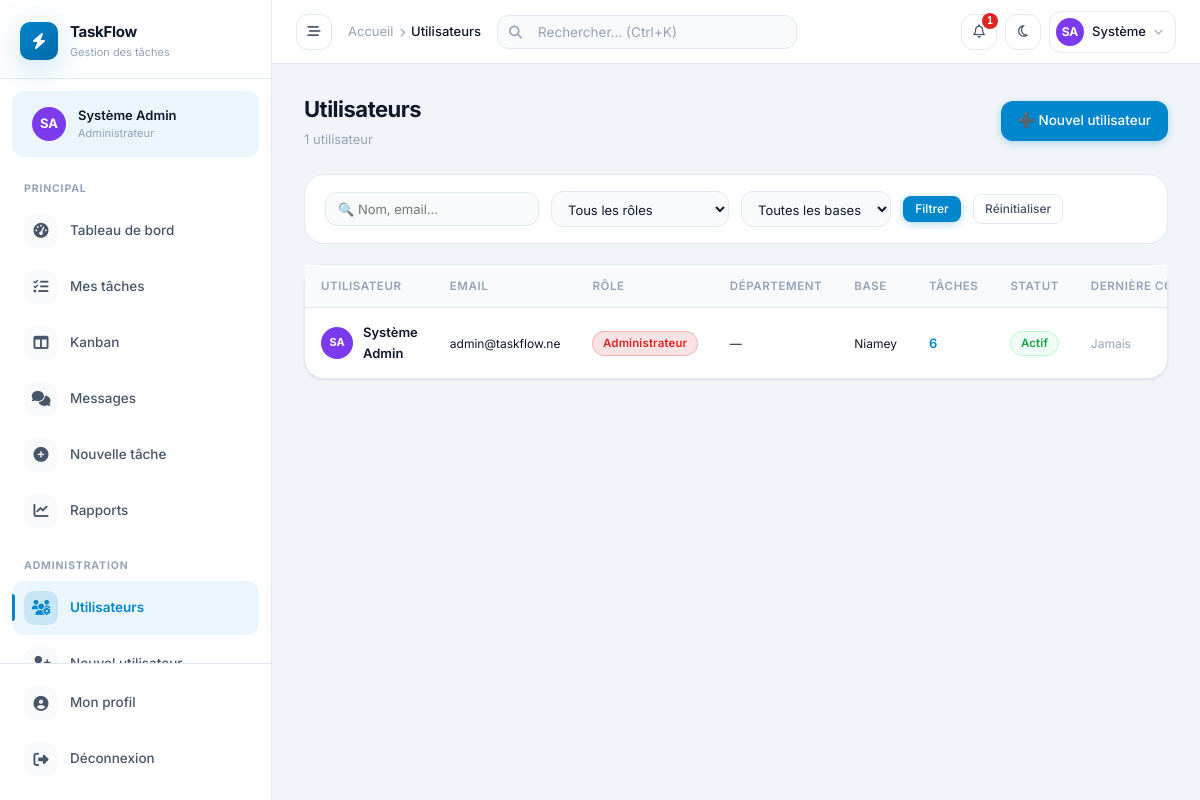
Screenshot of /pages/users/list.php (signed in) with the database file from the repository.
### tables this page shows
CREATE TABLE IF NOT EXISTS `users` (
  `id`           INT UNSIGNED AUTO_INCREMENT PRIMARY KEY,
  `nom`          VARCHAR(100) NOT NULL,
  `prenom`       VARCHAR(100) NOT NULL,
  `email`         VARCHAR(200) NOT NULL UNIQUE,
  `notify_email`  TINYINT(1) NOT NULL DEFAULT 1 COMMENT '1 = recevoir les notifications par e-mail',
  `password`      VARCHAR(255) NOT NULL,
  `role`         ENUM('employe','superviseur','chef_dept','cheffe_mission','admin') DEFAULT 'employe',
  `departement_id` INT UNSIGNED DEFAULT NULL,
  `base_id`      INT UNSIGNED DEFAULT NULL,
  `photo`        VARCHAR(255) DEFAULT NULL,
  `telephone`    VARCHAR(30) DEFAULT NULL,
  `poste`        VARCHAR(150) DEFAULT NULL,
  `actif`        TINYINT(1) DEFAULT 1,
  `last_login`   DATETIME DEFAULT NULL,
  `created_at`   TIMESTAMP DEFAULT CURRENT_TIMESTAMP,
  `updated_at`   TIMESTAMP DEFAULT CURRENT_TIMESTAMP ON UPDATE CURRENT_TIMESTAMP,
  FOREIGN KEY (`departement_id`) REFERENCES `departements`(`id`) ON DELETE SET NULL,
  FOREIGN KEY (`base_id`) REFERENCES `bases`(`id`) ON DELETE SET NULL
);

CREATE TABLE IF NOT EXISTS `bases` (
  `id`         INT UNSIGNED AUTO_INCREMENT PRIMARY KEY,
  `nom`        VARCHAR(100) NOT NULL,
  `code`       VARCHAR(20)  NOT NULL UNIQUE,
  `region`     VARCHAR(100),
  `actif`      TINYINT(1) DEFAULT 1,
  `created_at` TIMESTAMP DEFAULT CURRENT_TIMESTAMP
);

### includes/auth.php (called while the page is built, shortened)
<?php
function isLoggedIn(): bool {
    return true;
}
function currentUser(): ?array {
    static $user = null;
    if ($user === null) {
        $pdo  = getDB();
        $stmt = $pdo->prepare("SELECT u.*, d.nom AS dept_nom, b.nom AS base_nom
            FROM users u
            LEFT JOIN departements d ON d.id = u.departement_id
            LEFT JOIN bases b ON b.id = u.base_id
            WHERE u.id = ? AND u.actif = 1");
        $stmt->execute([$_SESSION['user_id']]);
        $user = $stmt->fetch() ?: null;
    }
    return $user;
}
function hasRole(string ...$roles): bool {
    $user = currentUser();
    return $user && in_array($user['role'], $roles);
}
function isAdmin(): bool           { return hasRole('admin'); }
function isChefDept(): bool        { return hasRole('admin','cheffe_mission','chef_dept'); }
function isSuperviseur(): bool     { return hasRole('admin','cheffe_mission','chef_dept','superviseur'); }
function sanitize(string $str): string {
    return htmlspecialchars(trim($str), ENT_QUOTES, 'UTF-8');
}

### includes/layout_init.php (called while the page is built, shortened)
<?php
require_once __DIR__ . '/auth.php';
require_once __DIR__ . '/functions.php';
$currentUser    = currentUser();
$notifCount     = getUnreadNotificationsCount($currentUser['id']);

### includes/functions.php (called while the page is built, shortened)
<?php
function getUserColor(int $id): string {
    $colors = ['#0086CD', '#7C3AED', '#059669', '#D97706', '#DC2626', '#0891B2', '#BE185D'];
    return $colors[$id % count($colors)];
}
function getUnreadNotificationsCount(int $userId): int {
    $pdo  = getDB();
    $stmt = $pdo->prepare("SELECT COUNT(*) FROM notifications WHERE user_id=? AND lu=0");
    $stmt->execute([$userId]);
    return (int)$stmt->fetchColumn();
}

### pages/users/list.php (the view, shortened to what this page needs)
<?php
$breadcrumbs = [
  ['label'=>'Accueil','url'=>APP_URL.'/index.php'],
  ['label'=>'Utilisateurs','url'=>''],
];
require_once __DIR__ . '/../../includes/header.php';
$pdo = getDB();
$filterQ    = trim($_GET['q'] ?? '');
$where = ['1=1']; $params = [];
$page  = max(1, (int)($_GET['page'] ?? 1));
$cStmt = $pdo->prepare("SELECT COUNT(*) FROM users u WHERE ".implode(' AND ',$where));
$cStmt->execute($params);
$total = (int)$cStmt->fetchColumn();
$pag   = paginate($total, $page);
$stmt = $pdo->prepare("SELECT u.*,d.nom AS dept_nom,b.nom AS base_nom,
    (SELECT COUNT(*) FROM taches_assignees ta WHERE ta.user_id=u.id) AS nb_taches
    FROM users u
    LEFT JOIN departements d ON d.id=u.departement_id
    LEFT JOIN bases b ON b.id=u.base_id
    WHERE ".implode(' AND ',$where)."
    ORDER BY u.nom ASC LIMIT ? OFFSET ?");
$stmt->execute(array_merge($params, [$pag['per_page'], $pag['offset']]));
$users = $stmt->fetchAll();
?>
<div class="page-header">
  <div>
    <div class="page-title">Utilisateurs</div>
    <div class="page-subtitle"><?= $total ?> utilisateur<?= $total>1?'s':'' ?></div>
  </div>
  <a href="<?= APP_URL ?>/pages/users/create.php" class="btn btn-primary">➕ Nouvel utilisateur</a>
</div>
<div class="filter-bar">
  <input type="text" id="searchInput" placeholder="🔍 Nom, email..." value="<?= sanitize($filterQ) ?>" style="min-width:200px">
  <select id="filterRole">
    <option value="">Tous les rôles</option>
  </select>
  <select id="filterBase">
    <option value="">Toutes les bases</option>
  </select>
  <button onclick="applyFilters()" class="btn btn-primary btn-sm">Filtrer</button>
  <a href="?" class="btn btn-secondary btn-sm">Réinitialiser</a>
</div>
<div class="card">
  <div class="table-wrapper">
    <table>
      <thead>
        <tr>
          <th>Utilisateur</th>
          <th>Email</th>
          <th>Rôle</th>
          <th>Département</th>
          <th>Base</th>
          <th>Tâches</th>
          <th>Statut</th>
          <th>Dernière connexion</th>
        </tr>
      </thead>
      <tbody>
        <?php foreach ($users as $u): ?>
        <tr>
          <td>
            <div style="display:flex;align-items:center;gap:10px">
              <div class="user-avatar" style="background:<?= getUserColor($u['id']) ?>;width:32px;height:32px;font-size:11px;flex-shrink:0">
                <?php if (!empty($u['photo'])): ?>
                  <img src="<?= APP_URL ?>/uploads/photos/<?= sanitize($u['photo']) ?>" alt="">
                <?php else: ?>
                  <?= strtoupper(substr($u['prenom'],0,1).substr($u['nom'],0,1)) ?>
                <?php endif; ?>
              </div>
              <div>
                <div style="font-weight:600;font-size:13px"><?= sanitize($u['prenom'].' '.$u['nom']) ?></div>
              </div>
            </div>
          </td>
          <td style="font-size:12px"><?= sanitize($u['email']) ?></td>
          <td>
            <?php
            $roleColors = ['employe'=>'#6B7280','superviseur'=>'#2563EB','chef_dept'=>'#7C3AED','cheffe_mission'=>'#D97706','admin'=>'#DC2626'];
            $rc = $roleColors[$u['role']] ?? '#6B7280';
            ?>
            <span class="badge" style="background:<?= $rc ?>20;color:<?= $rc ?>;border:1px solid <?= $rc ?>40">
              <?= ROLES[$u['role']] ?? $u['role'] ?>
            </span>
          </td>
          <td style="font-size:12px"><?= sanitize($u['dept_nom'] ?? '—') ?></td>
          <td style="font-size:12px"><?= sanitize($u['base_nom'] ?? '—') ?></td>
          <td>
            <span style="font-weight:600;color:var(--primary)"><?= (int)$u['nb_taches'] ?></span>
          </td>
          <td>
            <?php if ($u['actif']): ?>
              <span class="badge" style="background:#F0FDF4;color:#16A34A;border:1px solid #BBF7D0">Actif</span>
            <?php else: ?>
              <span class="badge" style="background:#FEF2F2;color:#DC2626;border:1px solid #FECACA">Inactif</span>
            <?php endif; ?>
          </td>
          <td style="font-size:12px;color:var(--text3)">
            <?= !empty($u['last_login']) ? formatDateTime($u['last_login']) : 'Jamais' ?>
          </td>
        </tr>
        <?php endforeach; ?>
      </tbody>
    </table>
  </div>
</div>
<?php require_once __DIR__ . '/../../includes/footer.php'; ?>

### includes/header.php (shortened to what this page needs)
<?php
if (!defined('TASKFLOW_BOOTSTRAPPED')) {
    require_once __DIR__ . '/layout_init.php';
}
$pageTitle = $pageTitle ?? APP_NAME;
$initials  = strtoupper(substr($currentUser['prenom'], 0, 1) . substr($currentUser['nom'], 0, 1));
$path      = $_SERVER['PHP_SELF'] ?? '';
?>
<!DOCTYPE html>
<html lang="fr">
<head>
<link rel="stylesheet" href="<?= APP_URL ?>/assets/css/inter.css">
<link rel="stylesheet" href="<?= APP_URL ?>/assets/css/fontawesome.min.css">
<link rel="stylesheet" href="<?= APP_URL ?>/assets/css/style.css">
<link rel="stylesheet" href="https://cdn.jsdelivr.net/npm/flatpickr/dist/flatpickr.min.css">
</head>
<body>
<div class="app-layout">
<aside class="app-sidebar" id="appSidebar">
  <div class="sidebar-brand">
    <div class="brand-icon">
      <i class="fa-solid fa-bolt"></i>
    </div>
    <div class="brand-text">
      <div class="brand-name"><?= APP_NAME ?></div>
      <div class="brand-tagline">Gestion des tâches</div>
    </div>
  </div>
  <div class="sidebar-user">
    <div class="user-avatar" style="background:<?= getUserColor($currentUser['id']) ?>">
      <?php if (!empty($currentUser['photo'])): ?>
        <img src="<?= APP_URL.'/uploads/photos/'.sanitize($currentUser['photo']) ?>" alt="">
      <?php else: ?>
        <?= $initials ?>
      <?php endif; ?>
    </div>
    <div class="user-info">
      <span class="user-name"><?= sanitize($currentUser['prenom'].' '.$currentUser['nom']) ?></span>
      <span class="user-role"><?= ROLES[$currentUser['role']] ?? $currentUser['role'] ?></span>
    </div>
  </div>
  <nav class="sidebar-nav">
    <div class="nav-section">Principal</div>
    <a href="<?= APP_URL ?>/index.php"
       class="nav-link <?= basename($path)==='index.php' ? 'active' : '' ?>">
      <span class="nav-icon"><i class="fa-solid fa-gauge-high"></i></span>
      <span class="nav-label">Tableau de bord</span>
    </a>
    <a href="<?= APP_URL ?>/pages/tasks/list.php"
       class="nav-link <?= strpos($path,'tasks/list')!==false ? 'active' : '' ?>">
      <span class="nav-icon"><i class="fa-solid fa-list-check"></i></span>
      <span class="nav-label">Mes tâches</span>
    </a>
    <a href="<?= APP_URL ?>/pages/tasks/kanban.php"
       class="nav-link <?= strpos($path,'tasks/kanban')!==false ? 'active' : '' ?>">
      <span class="nav-icon"><i class="fa-solid fa-table-columns"></i></span>
      <span class="nav-label">Kanban</span>
    </a>
    <a href="<?= APP_URL ?>/pages/messages/index.php"
       class="nav-link <?= strpos($path,'messages/')!==false ? 'active' : '' ?>">
      <span class="nav-icon"><i class="fa-solid fa-comments"></i></span>
      <span class="nav-label">Messages</span>
    </a>
    <?php if (isSuperviseur()): ?>
    <a href="<?= APP_URL ?>/pages/tasks/create.php"
       class="nav-link <?= strpos($path,'tasks/create')!==false ? 'active' : '' ?>">
      <span class="nav-icon"><i class="fa-solid fa-circle-plus"></i></span>
      <span class="nav-label">Nouvelle tâche</span>
    </a>
    <?php endif; ?>
    <?php if (isChefDept()): ?>
    <a href="<?= APP_URL ?>/pages/reports/index.php"
       class="nav-link <?= strpos($path,'reports')!==false ? 'active' : '' ?>">
      <span class="nav-icon"><i class="fa-solid fa-chart-line"></i></span>
      <span class="nav-label">Rapports</span>
    </a>
    <?php endif; ?>
    <?php if (isAdmin()): ?>
    <div class="nav-section" style="margin-top:0.5rem">Administration</div>
    <a href="<?= APP_URL ?>/pages/users/list.php"
       class="nav-link <?= strpos($path,'users/list')!==false ? 'active' : '' ?>">
      <span class="nav-icon"><i class="fa-solid fa-users-gear"></i></span>
      <span class="nav-label">Utilisateurs</span>
    </a>
    <a href="<?= APP_URL ?>/pages/users/create.php"
       class="nav-link <?= strpos($path,'users/create')!==false ? 'active' : '' ?>">
      <span class="nav-icon"><i class="fa-solid fa-user-plus"></i></span>
      <span class="nav-label">Nouvel utilisateur</span>
    </a>
    <?php endif; ?>
  </nav>
  <div class="sidebar-footer">
    <a href="<?= APP_URL ?>/pages/users/profile.php"
       class="nav-link <?= strpos($path,'users/profile')!==false ? 'active' : '' ?>"
       style="border-radius:var(--radius);margin-bottom:0">
      <span class="nav-icon"><i class="fa-solid fa-circle-user"></i></span>
      <span>Mon profil</span>
    </a>
    <a href="<?= APP_URL ?>/logout.php"
       class="nav-link danger"
       style="border-radius:var(--radius)">
      <span class="nav-icon"><i class="fa-solid fa-right-from-bracket"></i></span>
      <span>Déconnexion</span>
    </a>
  </div>
</aside>
<div class="app-main">
  <header class="app-topbar">
    <button type="button" class="topbar-toggle" onclick="Sidebar.toggle()" title="Réduire le menu" aria-label="Ouvrir ou réduire le menu latéral">
      <i class="fa-solid fa-bars-staggered" aria-hidden="true"></i>
    </button>
    <nav class="breadcrumb">
      <?php if (!empty($breadcrumbs)): ?>
        <?php foreach ($breadcrumbs as $i => $bc): ?>
          <?php if ($i < count($breadcrumbs)-1): ?>
            <a href="<?= sanitize($bc['url']) ?>"><?= sanitize($bc['label']) ?></a>
            <span class="bc-sep"><i class="fa-solid fa-chevron-right" style="font-size:9px"></i></span>
          <?php else: ?>
            <span class="bc-current"><?= sanitize($bc['label']) ?></span>
          <?php endif; ?>
        <?php endforeach; ?>
      <?php else: ?>
        <span class="bc-current"><?= sanitize($pageTitle) ?></span>
      <?php endif; ?>
    </nav>
    <div class="topbar-search" style="max-width:300px">
      <input type="search" id="globalSearch" placeholder="Rechercher... (Ctrl+K)" autocomplete="off" aria-label="Recherche globale de tâches">
    </div>
    <div class="topbar-actions">
      <div style="position:relative" id="notifWrap">
        <button type="button" class="topbar-btn" onclick="toggleNotifs()" title="Notifications" aria-expanded="false" aria-controls="notifPanel" aria-label="Notifications">
          <i class="fa-regular fa-bell" aria-hidden="true"></i>
          <?php if ($notifCount > 0): ?>
          <span class="notif-badge"><?= $notifCount ?></span>
          <?php endif; ?>
        </button>
      </div>
      <button type="button" class="topbar-btn" onclick="DarkMode.toggle()" title="Mode sombre/clair" id="darkBtn" aria-label="Basculer le mode clair ou sombre">
        <i class="fa-regular fa-moon" id="darkIcon" aria-hidden="true"></i>
      </button>
      <a href="<?= APP_URL ?>/pages/users/profile.php" class="topbar-user">
        <div class="avatar" style="background:<?= getUserColor($currentUser['id']) ?>">
          <?php if (!empty($currentUser['photo'])): ?>
            <img src="<?= APP_URL.'/uploads/photos/'.sanitize($currentUser['photo']) ?>" alt="" style="width:100%;height:100%;object-fit:cover;border-radius:50%">
          <?php else: ?>
            <?= $initials ?>
          <?php endif; ?>
        </div>
        <span class="user-label"><?= sanitize($currentUser['prenom']) ?></span>
        <i class="fa-solid fa-chevron-down" style="font-size:9px;color:var(--text3)"></i>
      </a>
    </div>
  </header>
  <main class="app-content">

### rows the page displays
users: initials "SA", prenom+nom "Système Admin", role "Administrateur", id "1", prenom "Système", substr($u['prenom'],0,1).substr($u['nom'],0,1) "SA", email "admin@taskflow.ne", dept_nom "—", base.nom "Niamey", nb_taches "6", actif "Actif", shows "Jamais"

### other values shown
APP_NAME "TaskFlow"
$bc['label'] "Accueil"
$bc['label'] "Utilisateurs"
$total "1"
